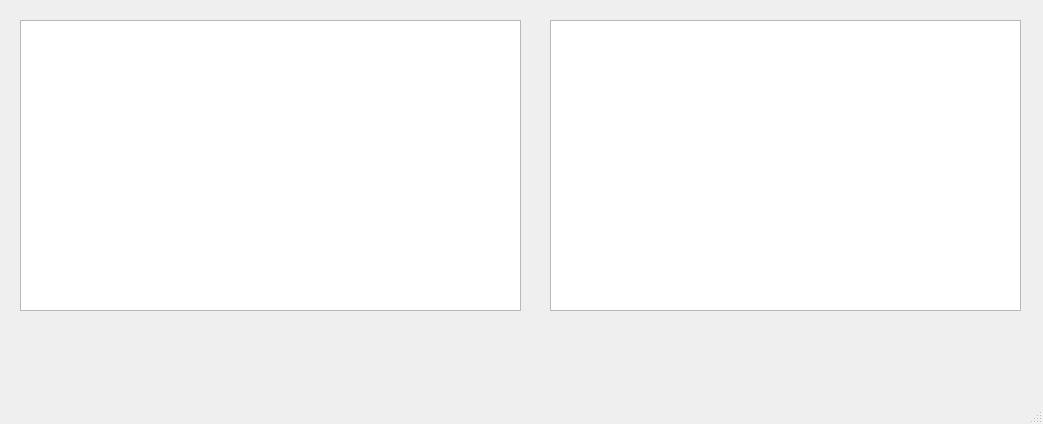
<?xml version="1.0" encoding="UTF-8"?>
<ui version="4.0">
 <class>windowSourceListTest</class>
 <widget class="QMainWindow" name="windowSourceListTest">
  <property name="geometry">
   <rect>
    <x>0</x>
    <y>0</y>
    <width>1043</width>
    <height>424</height>
   </rect>
  </property>
  <property name="windowTitle">
   <string>MainWindow</string>
  </property>
  <widget class="QWidget" name="centralwidget">
   <widget class="QTreeView" name="treeView">
    <property name="geometry">
     <rect>
      <x>20</x>
      <y>20</y>
      <width>501</width>
      <height>291</height>
     </rect>
    </property>
   </widget>
   <widget class="QListView" name="listView">
    <property name="geometry">
     <rect>
      <x>550</x>
      <y>20</y>
      <width>471</width>
      <height>291</height>
     </rect>
    </property>
   </widget>
  </widget>
  <widget class="QMenuBar" name="menubar">
   <property name="geometry">
    <rect>
     <x>0</x>
     <y>0</y>
     <width>1043</width>
     <height>26</height>
    </rect>
   </property>
  </widget>
  <widget class="QStatusBar" name="statusbar"/>
 </widget>
 <resources/>
 <connections/>
</ui>
